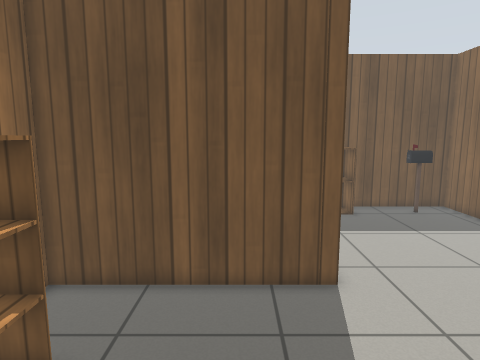
view 1 (above)

20 first-person views from a walk through a Gazebo world. The camera is 1.2 m above the floor, tilts 8° down and sees 75° across. The lines on the ground mark 1 m squares. The floor is counted in squares, 0.25 m on a side. Each view is taken from the middle of a square. On the plan, view 1 faces up. The plan holds only what a view shows up to about 20 squares ahead; the rest is blank. The robots in the file are not drawn. Gazebo's built-in surfaces are drawn with simple patterns. Simple shapes stand in for some stock models. Some surface patterns are stand-ins.

view 2
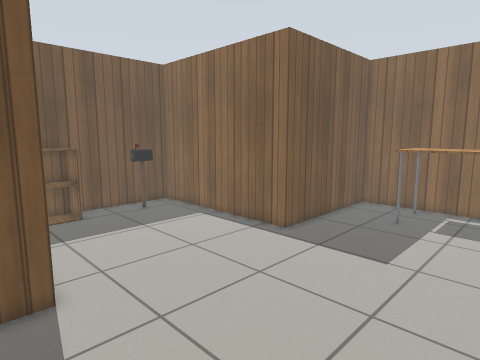

view 3
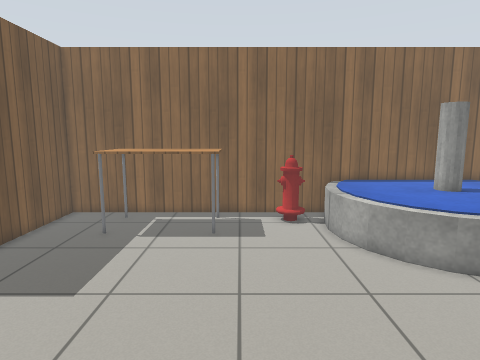

view 4
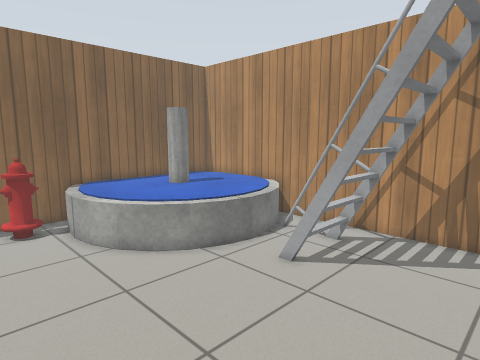

view 5
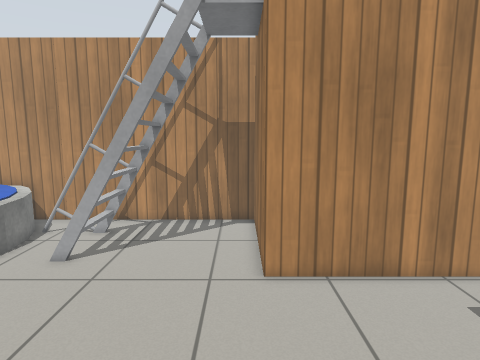

view 6
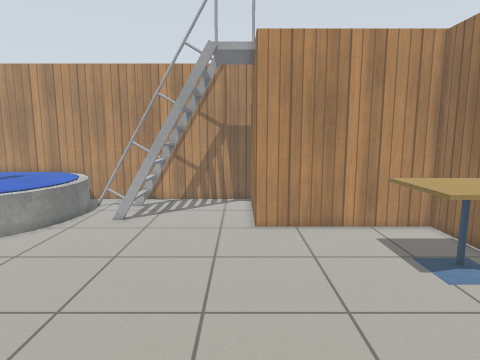

view 7
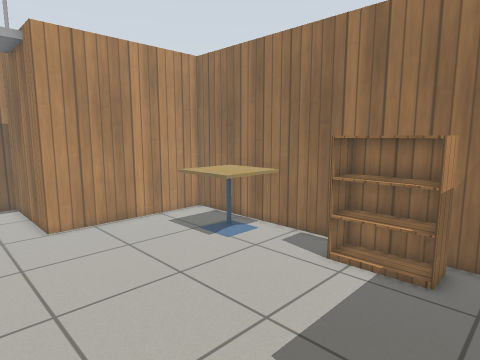

view 8
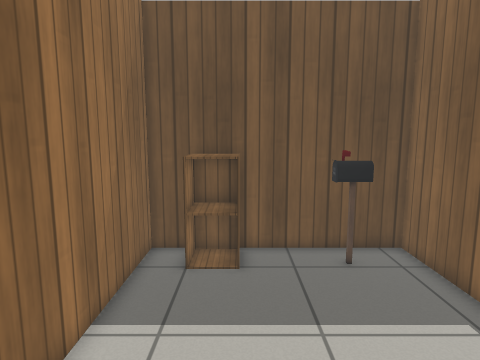

view 9
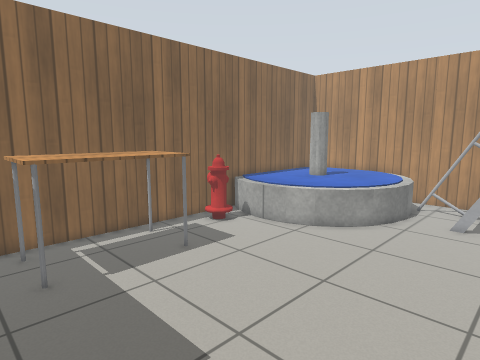

view 10
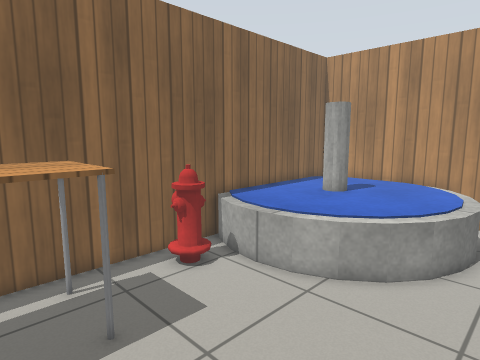

view 11
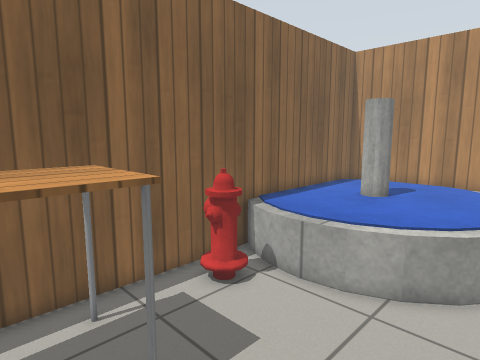

view 12
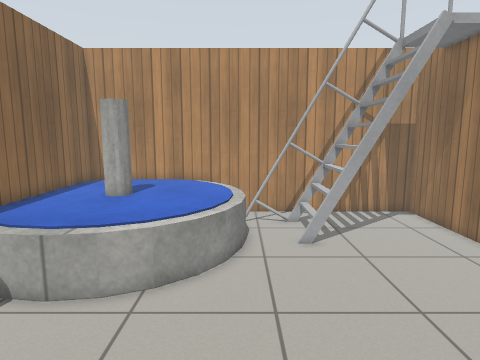

view 13
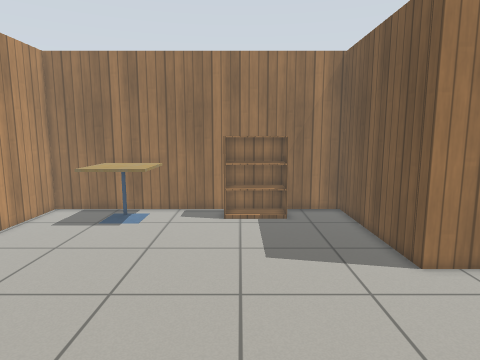

view 14
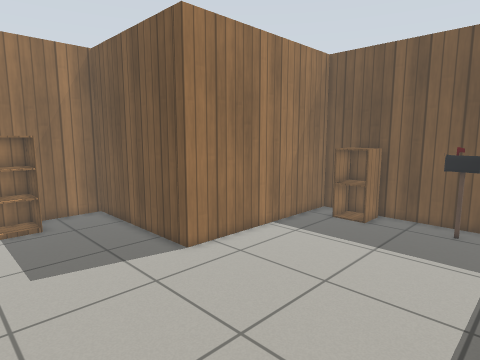

view 15
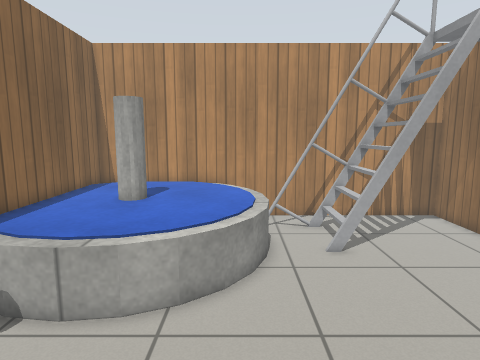

view 16
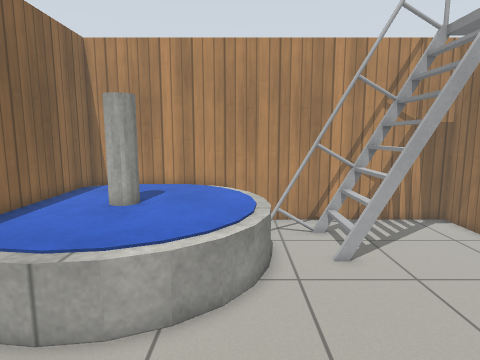

view 17
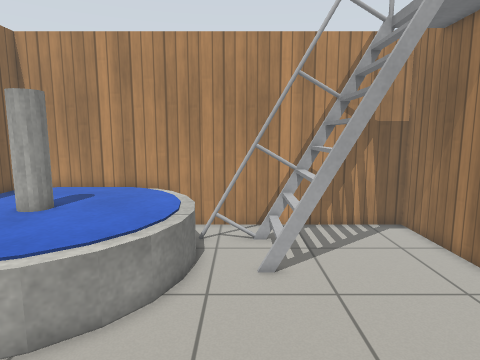

view 18
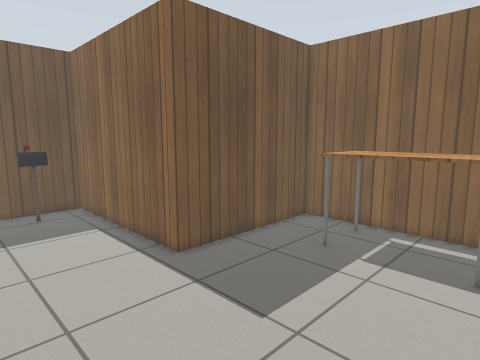

view 19
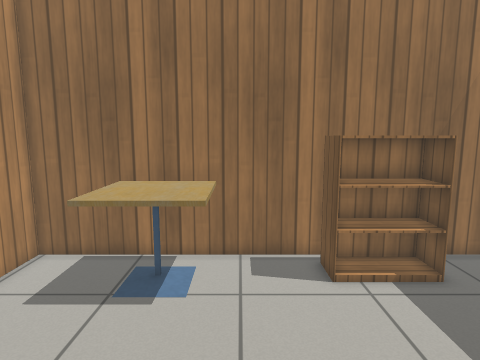

view 20
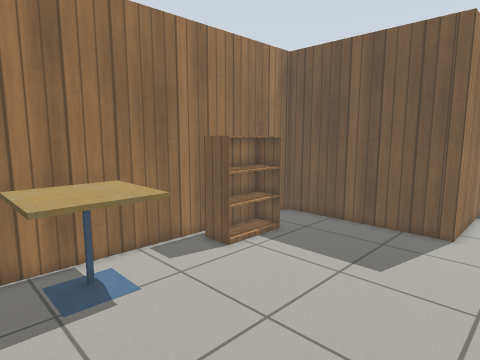

### Floor plan
Points are (right, up) in squares from view 1. A wall is a line through its corners. A room is listed if a view was taken in it or the views show most of it. See-through windows are left out.
Room 1 (views 1, 2, 3, 4, 5, 6, 7, 8, 9, 10, 11, 12, 13, 14, 15, 16, 17, 18, 19, 20)
walls: (23.4, -6.5) (23.4, 9.6) (14, 9.6) (14, 21) (3.2, 21) (3.2, 9.6) (-6.2, 9.6) (-6.2, -9.2) (3.2, -9.2) (3.2, -16.6) (17.5, -16.6)
objects: cafe table (-5, -6) to (-2, -2); bookshelf (-5, 2) to (-4, 6); cabinet (5, 19) to (7, 20); ladder (7, -14) to (13, -11); postbox (10, 19) to (12, 20); fountain (14, -17) to (23, -6); table (19, 0) to (22, 6); fire hydrant (21, -5) to (22, -3)

Where each view was taken, in squares from view 1:
view 1: 0 up, 0 right, facing up
view 2: 0 up, 1 right, facing up-right
view 3: 1 down, 4 right, facing right
view 4: 1 down, 4 right, facing down-right
view 5: 1 up, 4 right, facing down
view 6: 7 up, 4 right, facing down
view 7: 8 up, 7 right, facing down-left
view 8: 8 up, 7 right, facing up
view 9: 8 up, 8 right, facing down-right
view 10: 3 up, 12 right, facing down-right
view 11: 3 up, 14 right, facing down-right
view 12: 3 up, 14 right, facing down
view 13: 3 up, 14 right, facing left
view 14: 2 up, 14 right, facing up-left
view 15: 2 up, 15 right, facing down
view 16: 1 up, 15 right, facing down
view 17: 0 up, 12 right, facing down
view 18: 1 down, 7 right, facing up-right
view 19: 1 down, 6 right, facing left
view 20: 7 down, 6 right, facing up-left
